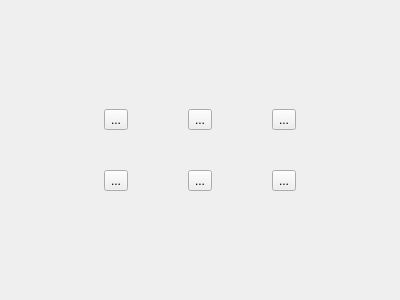
<?xml version="1.0" encoding="UTF-8"?>
<ui version="4.0">
 <class>CDev</class>
 <widget class="QWidget" name="CDev">
  <property name="geometry">
   <rect>
    <x>0</x>
    <y>0</y>
    <width>400</width>
    <height>300</height>
   </rect>
  </property>
  <property name="windowTitle">
   <string>CDev</string>
  </property>
  <layout class="QGridLayout" name="gridLayout">
   <item row="0" column="0">
    <spacer name="horizontalSpacer">
     <property name="orientation">
      <enum>Qt::Horizontal</enum>
     </property>
     <property name="sizeHint" stdset="0">
      <size>
       <width>65</width>
       <height>20</height>
      </size>
     </property>
    </spacer>
   </item>
   <item row="0" column="1">
    <layout class="QVBoxLayout" name="verticalLayout">
     <property name="spacing">
      <number>40</number>
     </property>
     <item>
      <layout class="QHBoxLayout" name="horizontalLayout">
       <property name="spacing">
        <number>60</number>
       </property>
       <item>
        <widget class="QToolButton" name="toolBtnBrowse">
         <property name="text">
          <string>...</string>
         </property>
        </widget>
       </item>
       <item>
        <widget class="QToolButton" name="toolBtnOPerate">
         <property name="text">
          <string>...</string>
         </property>
        </widget>
       </item>
       <item>
        <widget class="QToolButton" name="toolBtnConfig">
         <property name="text">
          <string>...</string>
         </property>
        </widget>
       </item>
      </layout>
     </item>
     <item>
      <layout class="QHBoxLayout" name="horizontalLayout_2">
       <property name="spacing">
        <number>60</number>
       </property>
       <item>
        <widget class="QToolButton" name="toolBtnStatistics">
         <property name="text">
          <string>...</string>
         </property>
        </widget>
       </item>
       <item>
        <widget class="QToolButton" name="toolBtnLog">
         <property name="text">
          <string>...</string>
         </property>
        </widget>
       </item>
       <item>
        <widget class="QToolButton" name="toolBtnAdvanced">
         <property name="text">
          <string>...</string>
         </property>
        </widget>
       </item>
      </layout>
     </item>
    </layout>
   </item>
   <item row="0" column="2">
    <spacer name="horizontalSpacer_2">
     <property name="orientation">
      <enum>Qt::Horizontal</enum>
     </property>
     <property name="sizeHint" stdset="0">
      <size>
       <width>64</width>
       <height>20</height>
      </size>
     </property>
    </spacer>
   </item>
  </layout>
 </widget>
 <layoutdefault spacing="6" margin="11"/>
 <resources/>
 <connections/>
</ui>
